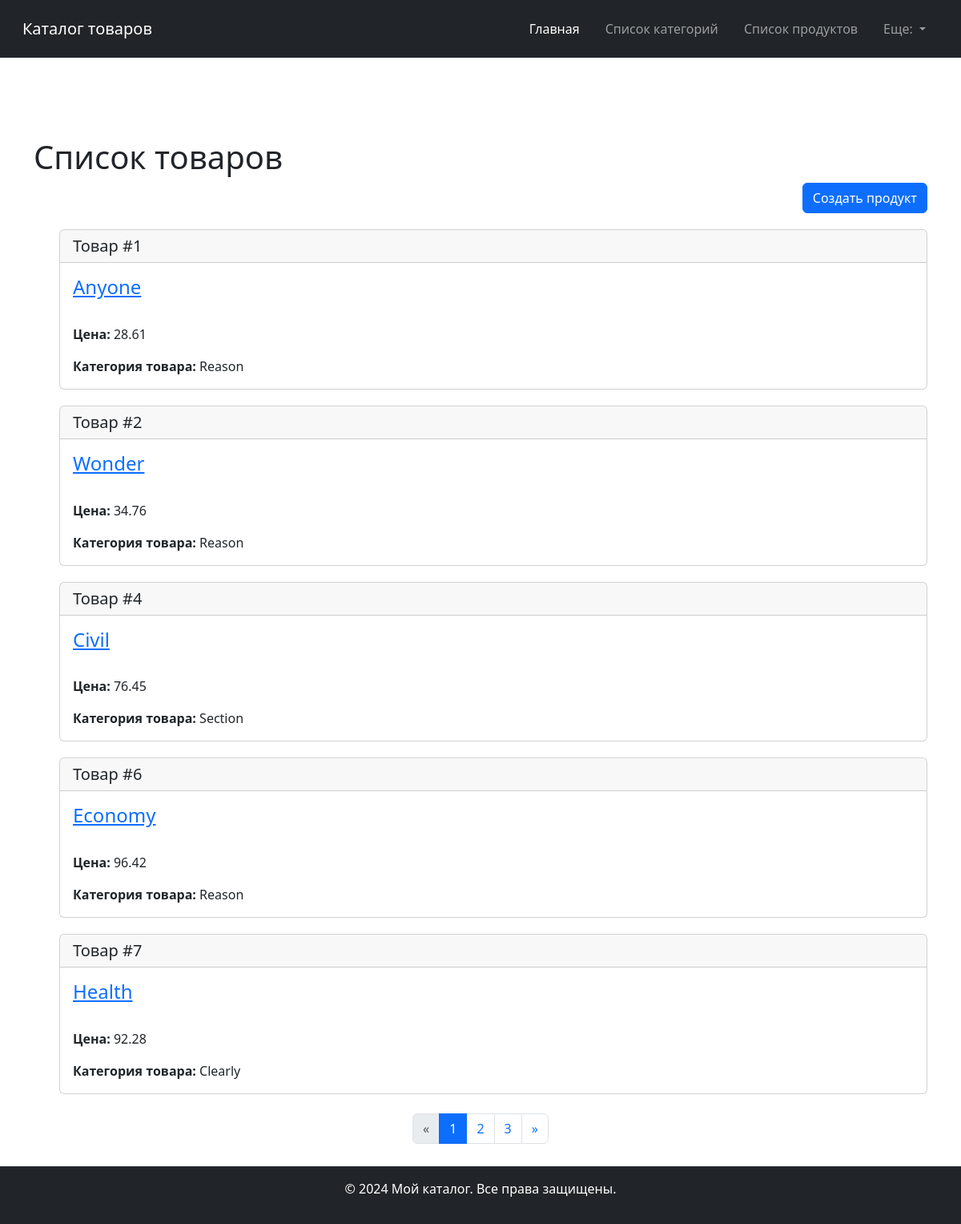
Screenshot of /products/ with the database file from the repository.
### store_app/models.py (models this page shows, shortened)
class Product(models.Model):
    name = models.CharField(max_length=25, unique=True)
    description = models.CharField(max_length=100, blank=True, null=True)
    price = models.FloatField()
    created_at = models.DateTimeField(auto_now_add=True)
    category = models.ForeignKey(
        Category, on_delete=models.CASCADE, related_name="products"
    )

class Category(models.Model):
    name = models.CharField(max_length=25, unique=True)
    description = models.CharField(max_length=100, blank=True, null=True)
    def __str__(self) -> str:
        return self.name

### store_app/views.py (the view)
# urls.py: path("products/", views.ProductListView.as_view(), name="product_list"),
class ProductListView(ProductView, ListView):
    template_name = "store_app/product_list.html"
    context_object_name = "products"
    paginate_by = 5

### store_app/templates/store_app/product_list.html (shortened to what this page needs)
{% extends 'store_app/base.html' %}
{% block content %}
<h1>Список товаров</h1>
<div style="margin-bottom: 20px; text-align: right">
    <a href="/product_create/" class="btn btn-primary" role="button">Создать продукт</a>
</div>
<ul>
    {% for product in products %}
    <li style="margin-bottom: 20px;" class="list-group-item">
        <div class="card">
            <h5 class="card-header">Товар #{{ product.id }}</h5>
            <div class="card-body">
                <h5 class="card-title"><a href="{% url 'product_detail' product.id %}"><h4>{{ product.name }}</h4></a>
                </h5>
                <br>
                <p class="card-text"><b>Цена:</b> {{ product.price }}</p>
                <p class="card-text"><b>Категория товара:</b> {{ product.category }}</p>
            </div>
        </div>
    </li>
    {% empty %}
    <li class="list-group-item">Нет товаров</li>
    {% endfor %}
</ul>
{% if is_paginated %}
<nav aria-label="Навигация по страницам">
    <ul class="pagination justify-content-center mt-4">
        {% if page_obj.has_previous %}
        <li class="page-item">
            <a class="page-link" href="?page={{ page_obj.previous_page_number }}" aria-label="Назад">
                <span aria-hidden="true">&laquo;</span>
            </a>
        </li>
        {% else %}
        <li class="page-item disabled">
            <span class="page-link">&laquo;</span>
        </li>
        {% endif %}
        {% for num in paginator.page_range %}
        {% if num == page_obj.number %}
        <li class="page-item active">
            <span class="page-link">{{ num }}</span>
        </li>
        {% elif num > page_obj.number|add:'-3' and num < page_obj.number|add:'3' %}
        <li class="page-item">
            <a class="page-link" href="?page={{ num }}">{{ num }}</a>
        </li>
        {% endif %}
        {% endfor %}
        {% if page_obj.has_next %}
        <li class="page-item">
            <a class="page-link" href="?page={{ page_obj.next_page_number }}" aria-label="Вперёд">
                <span aria-hidden="true">&raquo;</span>
            </a>
        </li>
        {% else %}
        <li class="page-item disabled">
            <span class="page-link">&raquo;</span>
        </li>
        {% endif %}
    </ul>
</nav>
{% endif %}
{% endblock %}

### store_app/templates/store_app/base.html (shortened to what this page needs)
<!DOCTYPE html>
<html lang="en">
<head>
    <link href="https://cdn.jsdelivr.net/npm/bootstrap@5.3.0-alpha3/dist/css/bootstrap.min.css" rel="stylesheet">
</head>
<body>
{% include 'store_app/menu.html' %}
<div class="container mt-4">
    {% block content %}
    {% endblock %}
</div>
<footer class="fixed-bottom bg-dark text-white text-center py-3">
    <p>&copy; 2024 Мой каталог. Все права защищены.</p>
</footer>
</body>
</html>

### store_app/templates/store_app/menu.html (shortened to what this page needs)
<nav class="navbar navbar-expand-lg navbar-dark bg-dark p-3">
    <div class="container-fluid">
        <a class="navbar-brand" href="/">Каталог товаров</a>
        <div class=" collapse navbar-collapse" id="navbarNavDropdown">
            <ul class="navbar-nav ms-auto">
                <li class="nav-item">
                    <a class="nav-link mx-2 active" aria-current="page" href="/">Главная</a>
                </li>
                <li class="nav-item">
                    <a class="nav-link mx-2" href="/categories/">Список категорий</a>
                </li>
                <li class="nav-item">
                    <a class="nav-link mx-2" href="/products/">Список продуктов</a>
                </li>
                <li class="nav-item dropdown">
                    <a class="nav-link mx-2 dropdown-toggle" href="#" id="navbarDropdownMenuLink" role="button"
                       data-bs-toggle="dropdown" aria-expanded="false">
                        Еще:
                    </a>
                </li>
            </ul>
        </div>
    </div>
</nav>

### store_app/templates/store_app/base.html (style rules this page uses)
.container { margin-bottom: 100px; }

### rows the page displays
Product: id "1", name "Anyone", price "28.61", category "Reason"
Product: id "2", name "Wonder", price "34.76", category "Reason"
Product: id "4", name "Civil", price "76.45", category "Section"
Product: id "6", name "Economy", price "96.42", category "Reason"
Product: id "7", name "Health", price "92.28", category "Clearly"

### other values shown
{{ num }} "1"
{{ num }} "2" "3"
